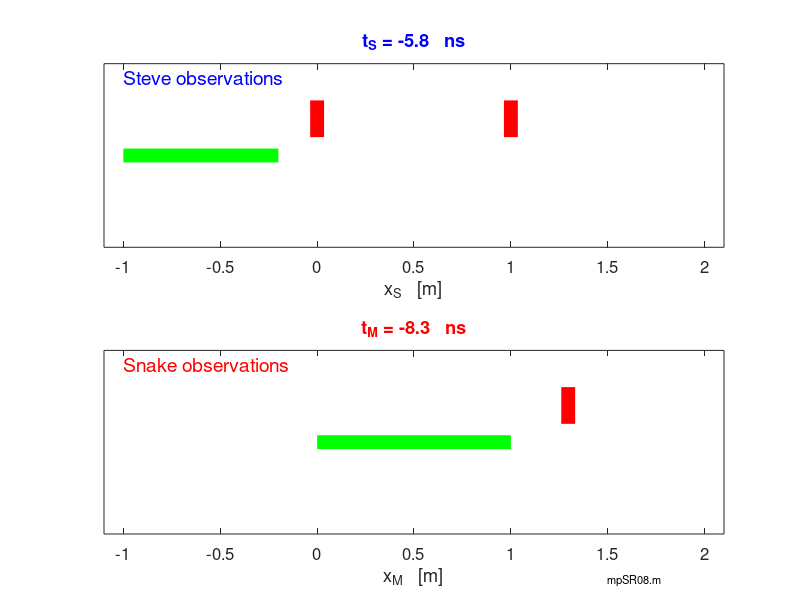

Reproduce this figure in MATLAB. (Note: this script raises an error after producing the figure.)
% mpSR08.m
% 190628  Matlab R2018b

% SPECIAL RELATIVITY ANIMATIONS
% SNAKE MOVING and observed in two frames of reference
% Gamma   1/GAMMA
% Moving frame of reference (snake RED)
% Stationary frame of reference (BLUE) 


% DOING PHYSICS ONLINE 
%    https://d-arora.github.io/Doing-Physics-With-Matlab/
% Scripts
%     http://www.physics.usyd.edu.au/teach_res/mp/mscripts/

% VISUAL PHYSICS ONLINE
%    http://www.physics.usyd.edu.au/teach_res/hsp/sp/spHome.htm

% Documentation
%    http://www.physics.usyd.edu.au/teach_res/hsc/spP/mod7/m72D.htm

% Ian Cooper  ian.cooper@sydney.edu.au
% School of Physics, University of Sydney

close all
clear
clc

% ANIMATION and GIF file ==============================================
% Show and Save animation as a gif file (0 no)  (1 yes) for flagAG
    flagAG = 1;    
% file name for animated gif   
    ag_name = 'ag_SR.gif'; 
% Delay in seconds before displaying the next image  
    delay = 0.25;
    frame1 = 0;


% SETUP  =================================================
 
% Speed of light  [m/s]
  c = 3e8;
% Proper length of snake [m]
  L0 = 1.00;
% Grid points
  nT = 51;
% Time [ns]
 tMin = -5.76e-9; tMax = 12e-9;
  tS = linspace(tMin,tMax,nT);
% Velocity of snake wrt stationary system
  v = 0.6*c;
% 1/gamma
  gammaT = sqrt(1-(v/c)^2);
% gamma
  gamma = 1/gammaT;
% Contracted length
  L = gammaT.*L0;

% Stationary frame of reference (Steve)  ------------------------------

% Position of snake's tail and head 
  xST = -1.00 + v.*(tS-tMin);
  xSH = xST + L;
% Position of knives K: left L / right R
  xKL = [0 0]; xKR = [1.00 1.00];
  yKL = [2 6]; yKR = [2 6];
  
% Moving frame of reference (snake - Mary)
% Position of knifes


% Position of snake
  xSnake = [0 1]; ySnake = [0 0];
% Position of knifes   
  xM = gamma .* (0 - v.*tS);
%  tM = gammaT .* tS;         ??????
   
% GRAPHICS  ===========================================================
figure(1)
 pos = [0.1 0.2 0.3 0.4];
   set(gcf,'Units','normalized')
   set(gcf,'Position',pos)
   set(gcf,'color','w')
   xlim([-1.10 2.1])
   ylim([-10 10])
   box on
   grid on
   
for cc = 1 : nT
     
subplot(2,1,1)        
     xP = [xST(cc) xSH(cc)]; yP = [0 0];
     plot(xP,yP,'g','linewidth',10);
     xlim([-1.10 2.10])
     ylim([-10 10])   
     hold on
     
     xP = xKL; yKL = [2 6];
     
   if xST(cc) > 0
        yKL = [-6 -2];
        yKR = [-6 -2];
        H = text(0,3,'0.00 ns');
        set(H,'color','b','edgecolor','b')
        H = text(1,3,'0.00 ns');
        set(H,'color','b','edgecolor','b')
   end
   
     yP = yKL;
     plot(xP,yP,'r','linewidth',10);
     xlim([-1.10 2.10])
     ylim([-10 10])
     
     xP = xKR; yP = yKR;
     plot(xP,yP,'r','linewidth',10)
     xlim([-1.10 2.10])
     ylim([-10 10])
     
     set(gca,'fontsize',12)
     set(gca,'ytick',[])
     txt = sprintf('  t_S = %2.1f   ns  '  ,tS(cc)*1e9);
     title(txt,'color','b') 
     xlabel('x_S   [m]')
     text(-1,8.5,'Steve observations','color','b','fontsize',14);
     hold off
     
 subplot(2,1,2)        
     xP = [xST(cc) xSH(cc)]; yP = [0 0];
     plot(xP,yP,'g','linewidth',10);
     xlim([-1.10 2.10])
     ylim([-10 10])   
    
     xP = xSnake; yP = ySnake;
     plot(xP,yP,'g','linewidth',10);
     xlim([-1.10 2.10])
     ylim([-10 10])   
     hold on
     
     xP = [xM(cc) xM(cc)]; yP = [2 6];
     if xM(cc) < 0; yP = [-6 -2];
        H = text(0,3,'0.00 ns');
        set(H,'color','r','edgecolor','r')
      end
     plot(xP,yP,'r','linewidth',10);
     
     xP = [xM(cc)+L0 xM(cc)+L0]; yP = [2 6];
     if xM(cc)+L0 < 1.25; yP = [-6 -2]; disp(cc);
        H = text(1.25,3,'-2.50 ns');
        set(H,'color','r','edgecolor','r')
     end
     plot(xP,yP,'r','linewidth',10);
     
     xlim([-1.10 2.10])
     ylim([-10 10])   
     
     set(gca,'fontsize',12)
     set(gca,'ytick',[])
%    Not sure how to calculate time in snake's frame ????     
%      tM = gamma * (tS(cc) - v/c^2);
     tM = -8.3111 - 1e9*(xM(cc) - xM(1))/v;
     txt = sprintf('  t_M = %2.1f   ns  '  ,tM);
      title(txt,'color','r') 
     xlabel('x_M   [m]')
     text(-1,8.5,'Snake observations','color','r','fontsize',14);
     
     text(1.5,-15,'mpSR08.m','fontsize',8);
 

      pause(0.8)
     
% Save animation 
    if flagAG == 1
       frame1 = frame1 + 1;
         frame = getframe(1);
         im = frame2im(frame);
         [imind,cm] = rgb2ind(im,256);
         % On the first loop, create the file. In subsequent loops, append.
         if frame1 == 1
           imwrite(imind,cm,ag_name,'gif','DelayTime',delay,'loopcount',inf);
         else
          imwrite(imind,cm,ag_name,'gif','DelayTime',delay,'writemode','append');
         end
    end
    
    hold off
end
   
   
